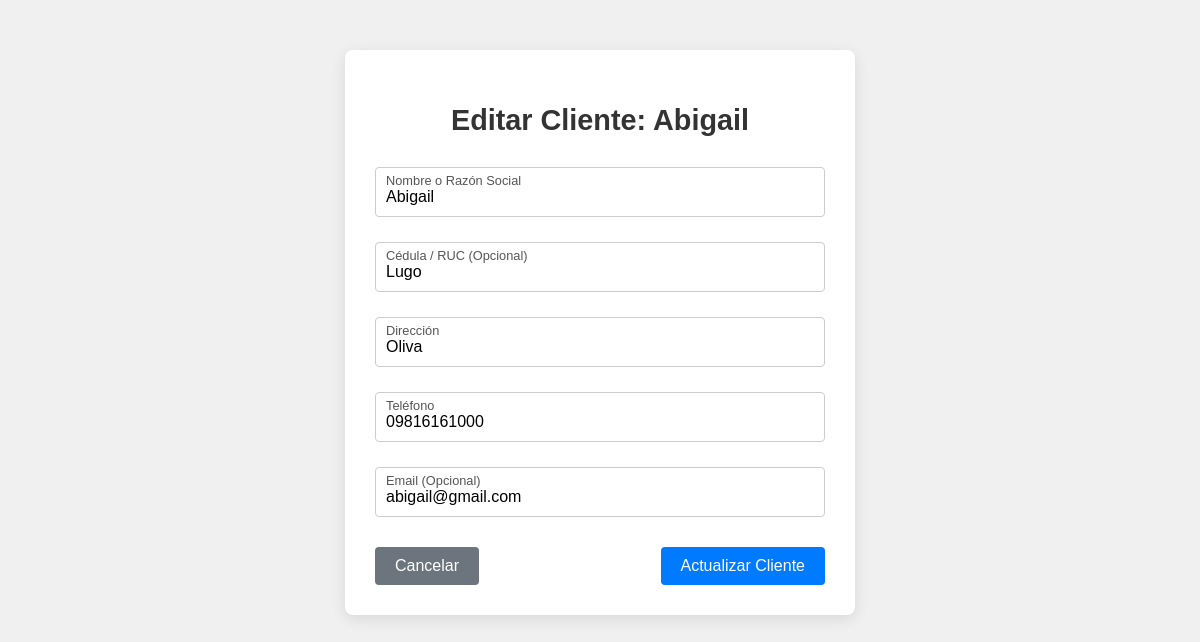
Page /clientes/editar/2/ (signed in) on the earlier database version.
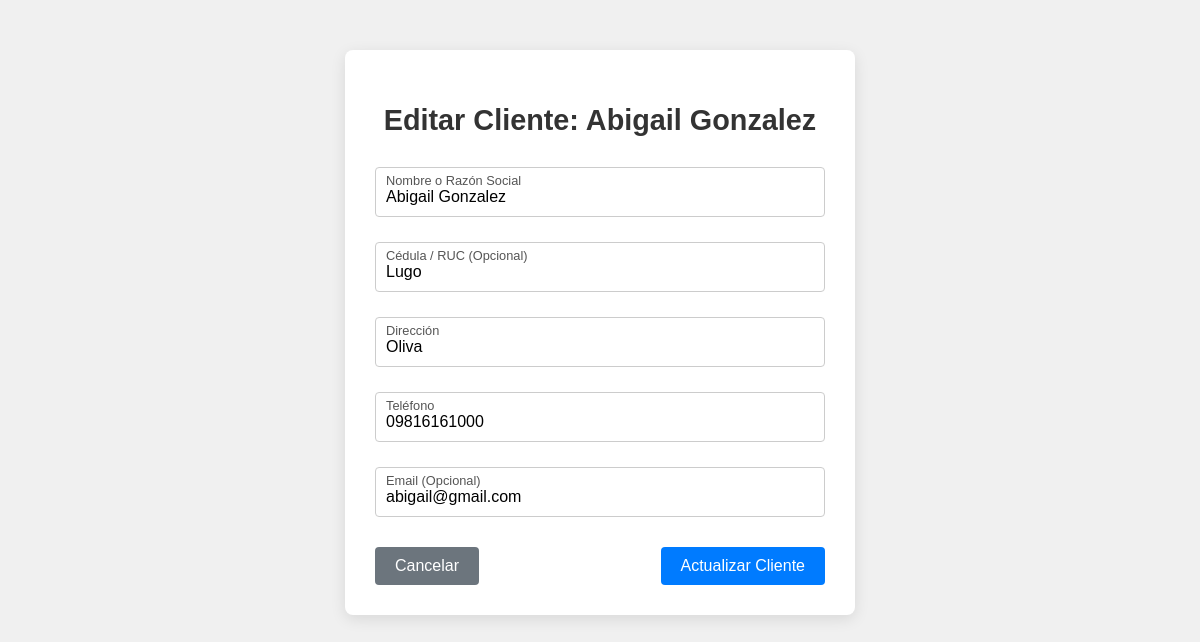
Same page on the later database version.
### inventario/models.py (models this page shows, shortened)
class Cliente(models.Model):
    nombre_completo = models.CharField(max_length=150, unique=True, verbose_name='Nombre o Razón Social')
    cedula_ruc = models.CharField(max_length=20, unique=True, blank=True, null=True, verbose_name='Cédula/RUC (Identificación)')
    direccion = models.CharField(max_length=255, blank=True, null=True, verbose_name='Dirección')
    telefono = models.CharField(max_length=20, blank=True, null=True, verbose_name='Teléfono')
    email = models.EmailField(max_length=100, blank=True, null=True, verbose_name='Email')
    fecha_creacion = models.DateTimeField(auto_now_add=True, verbose_name='Fecha de Creación')
    class Meta:
        verbose_name = 'Cliente'
        verbose_name_plural = 'Clientes'
        ordering = ['nombre_completo']

### inventario/views.py (the view, shortened to what this page needs)
# urls.py: path('clientes/editar/<int:pk>/', views.cliente_form, name='editar_cliente'), # Nueva
@login_required
@user_passes_test(lambda user: user.is_staff)
def cliente_form(request, pk=None):
    cliente = None
    if pk:
        cliente = get_object_or_404(Cliente, pk=pk)
        titulo_form = f"Editar Cliente: {cliente.nombre_completo}"
    else:
        titulo_form = "Registrar Nuevo Cliente"
    datos_prev = {}
    if cliente:
        datos_prev = {
            'nombre_completo': cliente.nombre_completo,
            'cedula_ruc': cliente.cedula_ruc,
            'direccion': cliente.direccion,
            'telefono': cliente.telefono,
            'email': cliente.email,
        }
    mensaje = None
    es_error = False
    contexto = {
        'cliente': cliente,
        'datos_prev': datos_prev,
        'mensaje': mensaje,
        'es_error': es_error,
        'titulo_form': titulo_form,
    }
    return render(request, 'cliente_form.html', contexto)

### templates/cliente_form.html (shortened to what this page needs)
{% load static %}
<!DOCTYPE html>
<html>
<head>
    <link rel="stylesheet" href="{% static 'inventario/css/styles.css' %}" />
</head>
<body style="background-color: #f0f0f0">
    <div class="auth-container" style="width: 450px; margin-top: 50px">
        <h2>{{ titulo_form }}</h2>
        {% if cliente %}
            <form method="post" action="{% url 'editar_cliente' pk=cliente.pk %}">
        {% else %}
            <form method="post" action="{% url 'crear_cliente' %}">
        {% endif %}
            <div class="form-field">
                <label for="nombre_completo">Nombre o Razón Social</label>
                <input
                    type="text"
                    id="nombre_completo"
                    name="nombre_completo"
                    value="{{ datos_prev.nombre_completo }}"
                    required
                />
            </div>
            <div class="form-field">
                <label for="cedula_ruc">Cédula / RUC (Opcional)</label>
                <input
                    type="text"
                    id="cedula_ruc"
                    name="cedula_ruc"
                    value="{{ datos_prev.cedula_ruc }}"
                    placeholder="Documento de Identificación"
                />
            </div>
            <div class="form-field">
                <label for="direccion">Dirección</label>
                <input
                    type="text"
                    id="direccion"
                    name="direccion"
                    value="{{ datos_prev.direccion }}"
                    required
                />
            </div>
            <div class="form-field">
                <label for="telefono">Teléfono</label>
                <input
                    type="text"
                    id="telefono"
                    name="telefono"
                    value="{{ datos_prev.telefono }}"
                    required
                />
            </div>
            <div class="form-field">
                <label for="email">Email (Opcional)</label>
                <input
                    type="email"
                    id="email"
                    name="email"
                    value="{{ datos_prev.email }}"
                    placeholder="correo@ejemplo.com"
                />
            </div>
            <div
                class="form-actions"
                style="justify-content: space-between; margin-top: 30px"
            >
                <a
                    href="{% url 'listar_clientes' %}"
                    class="auth-button"
                    style="background-color: #6c757d; text-decoration: none"
                >
                    Cancelar
                </a>
                <button
                    type="submit"
                    class="auth-button"
                    style="background-color: #007bff"
                >
                    {% if cliente %}Actualizar Cliente{% else %}Registrar Cliente{% endif %}
                </button>
            </div>
        </form>
    </div>
</body>
</html>

Differences in the rows shown:
changed Cliente "Lugo": nombre_completo "Abigail" → "Abigail Gonzalez"
Other differences:
{{ titulo_form }}: "Editar Cliente: Abigail" → "Editar Cliente: Abigail Gonzalez"
